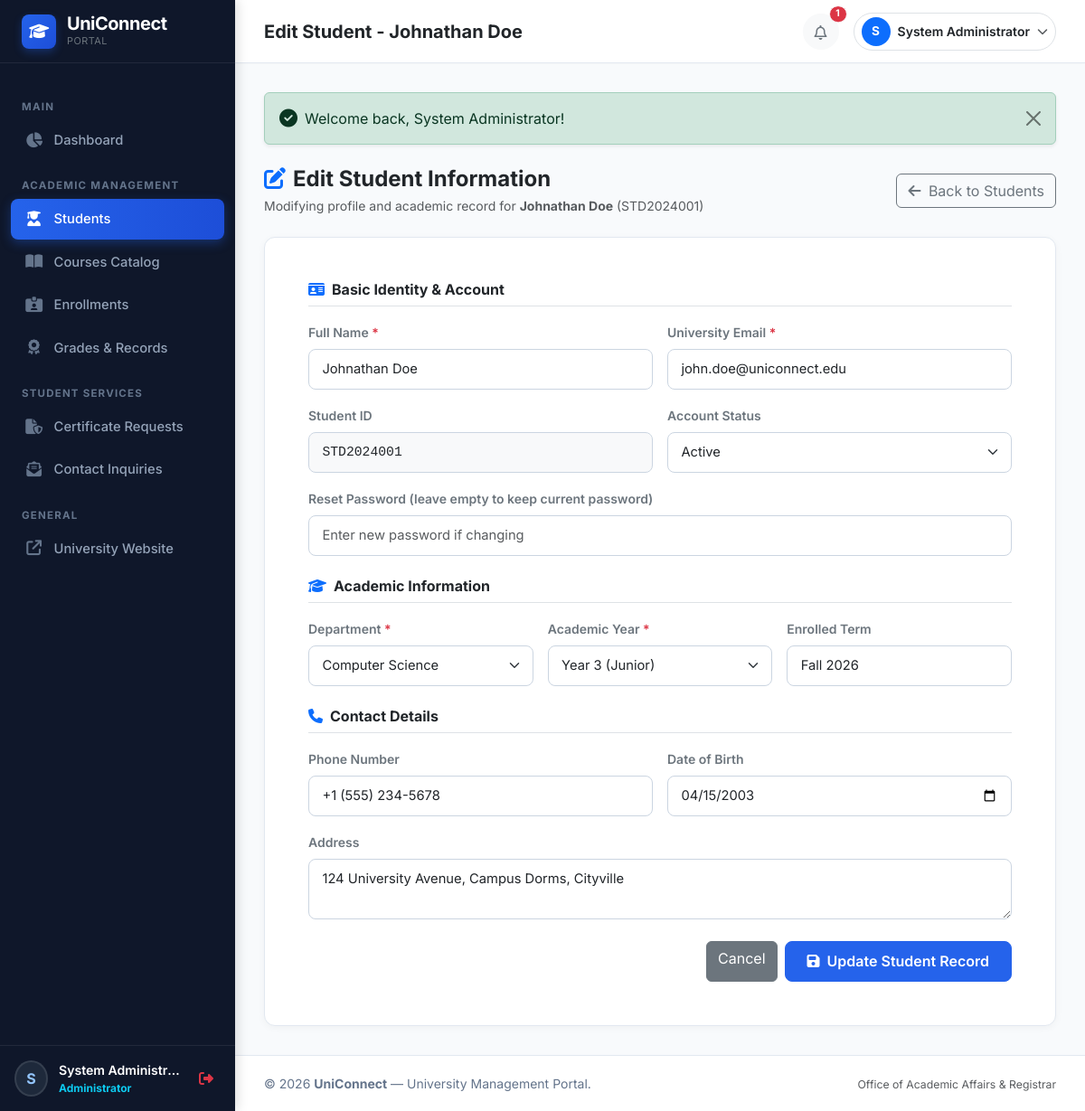
Page /admin/student-edit.php?id=1 (signed in) on the committed database.
### tables this page shows
CREATE TABLE `students` (
  `id` INT AUTO_INCREMENT PRIMARY KEY,
  `user_id` INT NOT NULL UNIQUE,
  `student_id` VARCHAR(50) NOT NULL UNIQUE,
  `department` VARCHAR(100) NOT NULL,
  `academic_year` VARCHAR(50) NOT NULL DEFAULT 'Year 1',
  `semester` VARCHAR(50) NOT NULL DEFAULT 'Fall 2026',
  `phone` VARCHAR(30) DEFAULT NULL,
  `date_of_birth` DATE DEFAULT NULL,
  `address` TEXT DEFAULT NULL,
  `created_at` TIMESTAMP DEFAULT CURRENT_TIMESTAMP,
  `updated_at` TIMESTAMP DEFAULT CURRENT_TIMESTAMP ON UPDATE CURRENT_TIMESTAMP,
  CONSTRAINT `fk_students_user` FOREIGN KEY (`user_id`) REFERENCES `users` (`id`) ON DELETE CASCADE
);

CREATE TABLE `users` (
  `id` INT AUTO_INCREMENT PRIMARY KEY,
  `name` VARCHAR(100) NOT NULL,
  `email` VARCHAR(150) NOT NULL UNIQUE,
  `password` VARCHAR(255) NOT NULL,
  `role` ENUM('admin', 'student') NOT NULL DEFAULT 'student',
  `status` ENUM('active', 'inactive') NOT NULL DEFAULT 'active',
  `avatar` VARCHAR(255) DEFAULT 'default-avatar.png',
  `created_at` TIMESTAMP DEFAULT CURRENT_TIMESTAMP,
  `updated_at` TIMESTAMP DEFAULT CURRENT_TIMESTAMP ON UPDATE CURRENT_TIMESTAMP
);

### includes/functions.php (called while the page is built, shortened)
<?php
function e($string) {
    return htmlspecialchars((string)$string, ENT_QUOTES, 'UTF-8');
}
function get_unread_notifications_count($pdo, $user_id) {
    try {
        $stmt = $pdo->prepare("SELECT COUNT(*) FROM notifications WHERE user_id = ? AND is_read = 0");
        $stmt->execute([$user_id]);
        return (int)$stmt->fetchColumn();
    } catch (Exception $e) {
        return 0;
    }
}

### includes/auth.php (called while the page is built, shortened)
<?php
function is_logged_in() {
    return isset($_SESSION['user_id']) && !empty($_SESSION['user_id']);
}
function current_user() {
    return [
        'id'          => $_SESSION['user_id'],
        'name'        => $_SESSION['user_name'] ?? 'User',
        'email'       => $_SESSION['user_email'] ?? '',
        'role'        => $_SESSION['user_role'] ?? 'guest',
        'student_id'  => $_SESSION['student_code'] ?? null,
        'student_pk'  => $_SESSION['student_pk'] ?? null,
        'department'  => $_SESSION['student_dept'] ?? null,
    ];
}

### admin/student-edit.php (the view, shortened to what this page needs)
<?php
$id = (int)($_GET['id'] ?? 0);
$pdo = get_db_connection();
$stmtStudent = $pdo->prepare("
    SELECT s.*, u.name, u.email, u.status AS user_status
    FROM students s
    JOIN users u ON s.user_id = u.id
    WHERE s.id = ?
    LIMIT 1
");
$stmtStudent->execute([$id]);
$student = $stmtStudent->fetch();
$pageTitle = 'Edit Student - ' . $student['name'];
require_once __DIR__ . '/../includes/header.php';
?>
<div class="d-flex justify-content-between align-items-center mb-4">
    <div>
        <h4 class="fw-bold mb-1 text-dark"><i class="fa-solid fa-pen-to-square text-primary me-2"></i>Edit Student Information</h4>
        <p class="text-muted small mb-0">Modifying profile and academic record for <strong><?= e($student['name']) ?></strong> (<?= e($student['student_id']) ?>)</p>
    </div>
    <a href="<?= BASE_URL ?>admin/students.php" class="btn btn-outline-secondary">
        <i class="fa-solid fa-arrow-left me-1"></i> Back to Students
    </a>
</div>
<div class="card-academic">
    <div class="card-body p-4 p-md-5">
        <form method="POST" action="">
            <h6 class="fw-bold text-dark border-bottom pb-2 mb-3"><i class="fa-solid fa-id-card text-primary me-2"></i>Basic Identity & Account</h6>
            <div class="row g-3 mb-4">
                <div class="col-md-6">
                    <label for="name" class="form-label small fw-semibold text-secondary">Full Name <span class="text-danger">*</span></label>
                    <input type="text" class="form-control" id="name" name="name" value="<?= e($student['name']) ?>" required>
                </div>
                <div class="col-md-6">
                    <label for="email" class="form-label small fw-semibold text-secondary">University Email <span class="text-danger">*</span></label>
                    <input type="email" class="form-control" id="email" name="email" value="<?= e($student['email']) ?>" required>
                </div>
                <div class="col-md-6">
                    <label class="form-label small fw-semibold text-secondary">Student ID</label>
                    <input type="text" class="form-control font-monospace bg-light" value="<?= e($student['student_id']) ?>" readonly>
                </div>
                <div class="col-md-6">
                    <label for="status" class="form-label small fw-semibold text-secondary">Account Status</label>
                    <select class="form-select" id="status" name="status">
                        <option value="active" <?= $student['user_status'] === 'active' ? 'selected' : '' ?>>Active</option>
                    </select>
                </div>
                <div class="col-12">
                    <label for="new_password" class="form-label small fw-semibold text-secondary">Reset Password (leave empty to keep current password)</label>
                    <input type="password" class="form-control" id="new_password" name="new_password" placeholder="Enter new password if changing">
                </div>
            </div>
            <h6 class="fw-bold text-dark border-bottom pb-2 mb-3"><i class="fa-solid fa-graduation-cap text-primary me-2"></i>Academic Information</h6>
            <div class="row g-3 mb-4">
                <div class="col-md-4">
                    <label for="department" class="form-label small fw-semibold text-secondary">Department <span class="text-danger">*</span></label>
                    <select class="form-select" id="department" name="department" required>
                        <option value="Computer Science" <?= $student['department'] === 'Computer Science' ? 'selected' : '' ?>>Computer Science</option>
                    </select>
                </div>
                <div class="col-md-4">
                    <label for="academic_year" class="form-label small fw-semibold text-secondary">Academic Year <span class="text-danger">*</span></label>
                    <select class="form-select" id="academic_year" name="academic_year" required>
                        <option value="Year 3" <?= $student['academic_year'] === 'Year 3' ? 'selected' : '' ?>>Year 3 (Junior)</option>
                    </select>
                </div>
                <div class="col-md-4">
                    <label for="semester" class="form-label small fw-semibold text-secondary">Enrolled Term</label>
                    <input type="text" class="form-control" id="semester" name="semester" value="<?= e($student['semester']) ?>" required>
                </div>
            </div>
            <h6 class="fw-bold text-dark border-bottom pb-2 mb-3"><i class="fa-solid fa-phone text-primary me-2"></i>Contact Details</h6>
            <div class="row g-3 mb-4">
                <div class="col-md-6">
                    <label for="phone" class="form-label small fw-semibold text-secondary">Phone Number</label>
                    <input type="text" class="form-control" id="phone" name="phone" value="<?= e($student['phone']) ?>">
                </div>
                <div class="col-md-6">
                    <label for="date_of_birth" class="form-label small fw-semibold text-secondary">Date of Birth</label>
                    <input type="date" class="form-control" id="date_of_birth" name="date_of_birth" value="<?= e($student['date_of_birth']) ?>">
                </div>
                <div class="col-12">
                    <label for="address" class="form-label small fw-semibold text-secondary">Address</label>
                    <textarea class="form-control" id="address" name="address" rows="2"><?= e($student['address']) ?></textarea>
                </div>
            </div>
            <div class="d-flex justify-content-end gap-2">
                <a href="<?= BASE_URL ?>admin/students.php" class="btn btn-secondary">Cancel</a>
                <button type="submit" class="btn btn-primary px-4 fw-semibold">
                    <i class="fa-solid fa-floppy-disk me-1"></i> Update Student Record
                </button>
            </div>
        </form>
    </div>
</div>
<?php require_once __DIR__ . '/../includes/footer.php'; ?>

### includes/header.php (shortened to what this page needs)
<?php
$user = current_user();
$pdo = get_db_connection();
$unreadCount = get_unread_notifications_count($pdo, $user['id']);
?>
<!DOCTYPE html>
<html lang="en">
<head>
    <link href="https://cdn.jsdelivr.net/npm/bootstrap@5.3.3/dist/css/bootstrap.min.css" rel="stylesheet">
    <link rel="stylesheet" href="https://cdnjs.cloudflare.com/ajax/libs/font-awesome/6.5.1/css/all.min.css">
    <link rel="stylesheet" href="<?= BASE_URL ?>assets/css/style.css">
</head>
<body>
<div class="portal-wrapper">
    <?php require_once __DIR__ . '/sidebar.php'; ?>
    <div class="portal-main">
        <header class="portal-topbar">
            <div class="topbar-left">
                <div class="d-none d-md-block">
                    <h5 class="mb-0 fw-bold text-dark"><?= isset($pageTitle) ? e($pageTitle) : 'Portal' ?></h5>
                </div>
            </div>
            <div class="d-flex align-items-center gap-3">
                <div class="dropdown">
                    <button class="btn btn-light rounded-circle position-relative p-2" type="button" id="notifDropdown" data-bs-toggle="dropdown" aria-expanded="false" style="width: 40px; height: 40px;">
                        <i class="fa-regular fa-bell text-secondary"></i>
                        <?php if ($unreadCount > 0): ?>
                            <span class="position-absolute top-0 start-100 translate-middle badge rounded-pill bg-danger border border-light" style="font-size: 0.65rem;">
                                <?= $unreadCount ?>
                            </span>
                        <?php endif; ?>
                    </button>
                </div>
                <div class="dropdown">
                    <button class="btn btn-outline-light border text-dark d-flex align-items-center gap-2 py-1 px-2 rounded-pill" type="button" id="userMenuDropdown" data-bs-toggle="dropdown" aria-expanded="false">
                        <div class="rounded-circle bg-primary text-white d-flex align-items-center justify-content-center fw-bold" style="width: 32px; height: 32px; font-size: 0.85rem;">
                            <?= strtoupper(substr($user['name'], 0, 1)) ?>
                        </div>
                        <span class="d-none d-sm-inline fw-semibold small"><?= e($user['name']) ?></span>
                        <i class="fa-solid fa-chevron-down text-muted" style="font-size: 0.75rem;"></i>
                    </button>
                </div>
            </div>
        </header>
        <main class="portal-content">
            <?php require_once __DIR__ . '/alerts.php'; ?>

### assets/css/style.css (style rules this page uses)
:root { --primary-color: #0f4c81; --primary-hover: #0c3d67; --primary-dark: #0a2540; --accent-color: #2563eb; --accent-light: #eff6ff; --secondary-color: #475569; --success-color: #10b981; --warning-color: #f59e0b; --danger-color: #ef4444; --bg-light: #f8fafc; --card-border: #e2e8f0; --text-dark: #1e293b; --text-muted: #64748b; --sidebar-width: 260px; --sidebar-bg: #0f172a; --sidebar-hover: #1e293b; --sidebar-active: #2563eb; }
body { font-family: 'Inter', -apple-system, BlinkMacSystemFont, "Segoe UI", Roboto, "Helvetica Neue", Arial, sans-serif; background-color: var(--bg-light); color: var(--text-dark); min-height: 100vh; }
.portal-wrapper { display: flex; min-height: 100vh; width: 100%; }
.portal-main { flex-grow: 1; margin-left: var(--sidebar-width); display: flex; flex-direction: column; min-height: 100vh; transition: all 0.3s ease-in-out; }
.portal-topbar { height: 70px; background-color: #ffffff; border-bottom: 1px solid var(--card-border); padding: 0 2rem; display: flex; align-items: center; justify-content: space-between; position: sticky; top: 0; z-index: 1020; box-shadow: 0 1px 3px rgba(0, 0, 0, 0.02); }
.topbar-left { display: flex; align-items: center; gap: 15px; }
.portal-content { flex-grow: 1; padding: 2rem; }
.card-academic { background: #ffffff; border: 1px solid var(--card-border); border-radius: 12px; box-shadow: 0 2px 8px rgba(0, 0, 0, 0.04); transition: transform 0.2s ease, box-shadow 0.2s ease; overflow: hidden; }
.form-control, .form-select { border-radius: 8px; border-color: #cbd5e1; padding: 0.65rem 0.9rem; font-size: 0.92rem; }
.btn-primary { background-color: var(--accent-color); border-color: var(--accent-color); border-radius: 8px; padding: 0.6rem 1.25rem; font-weight: 500; }

### rows in the picture
students: user.name "Edit Student - Johnathan Doe", user.name "Johnathan Doe", student "STD2024001", name "Johnathan Doe", email "john.doe@uniconnect.edu", department "Computer Science", academic_year "Year 3 (Junior)", semester "Fall 2026", phone "+1 (555) 234-5678", date_of_birth "04/15/2003", address "124 University Avenue, Campus Dorms, Cityville"
users: status "Active"

### other values in the picture
substr($currentUser['name'] ?? 'U', 0, 1) "S"
$currentUser['name'] "System Administr…"
$unreadCount "1"
substr($user['name'], 0, 1) "S"
$user['name'] "System Administrator"
$flash['message'] "Welcome back, System Administrator!"
APP_NAME "UniConnect"
